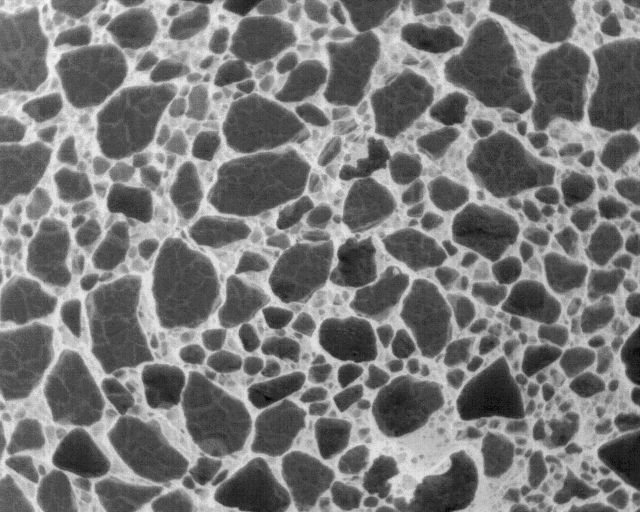
#> input picture thermal_tif/DJI_20250218031618_0007_T.tif, 640 x 512 px; its folder holds only this picture in this run
$ python visualize_tif.py
#> lines starting #> are read from the running program, lines starting #| are printed output that depends on the picture
#!/usr/bin/env python3
"""
visualize_thermal.py

Visualize all radiometric thermal .tif files inside the folder:

    sea_ice/thermal_tif/

Usage:
    python3 -m sea_ice.visualize_thermal
"""

import numpy as np
from pathlib import Path
from PIL import Image
import matplotlib.pyplot as plt


def load_thermal_tif(path: Path) -> np.ndarray:
    """Load a thermal .tif image into a NumPy array."""
    img = Image.open(path)
    arr = np.array(img)

    print(f"[INFO] Loaded {path.name}")
    print(f"       shape: {arr.shape}")
    print(f"       dtype: {arr.dtype}")
    print(f"       min:   {arr.min():.2f}")
    print(f"       max:   {arr.max():.2f}")

    return arr


def visualize_thermal(arr: np.ndarray, title: str):
    """Visualize a thermal image (float32 °C values)."""

    # Clip percentile outliers for nicer visualization
    vmin = np.percentile(arr, 1)
    vmax = np.percentile(arr, 99)

    plt.figure(figsize=(8, 6))
    im = plt.imshow(arr, cmap="inferno", vmin=vmin, vmax=vmax)
    cbar = plt.colorbar(im)
    cbar.set_label("Temperature (°C)")

    plt.title(title)
    plt.axis("off")
    plt.tight_layout()
    plt.show()

def plot_temperature_histogram(arr, bins=100, title="Temperature Histogram"):
    """Plot a histogram of temperature values from a thermal array."""

    # Flatten array → 1D
    temps = arr.flatten()

    plt.figure(figsize=(8, 5))
    plt.hist(temps, bins=bins, color='gray', edgecolor='black')
    plt.xlabel("Temperature (°C)")
    plt.ylabel("Frequency (pixel count)")
    plt.title(title)
    plt.grid(True, linestyle="--", alpha=0.4)
    plt.tight_layout()
    plt.show()


def main():
    # Folder containing thermal TIFFs — this directory is inside your package
    thermal_dir = Path(__file__).parent / "thermal_tif"

    if not thermal_dir.exists():
        raise FileNotFoundError(f"Folder not found: {thermal_dir}")

    tif_files = sorted(thermal_dir.glob("*.tif"))

    if not tif_files:
        print("[WARNING] No .tif files found in", thermal_dir)
        return

    print(f"[INFO] Found {len(tif_files)} TIFF files in {thermal_dir}\n")

    # [4 lines of commented-out code are left out]

    arr = load_thermal_tif(tif_files[0])
#> in load_thermal_tif, img is the input picture: PIL image 640x512 F; min -23.78, max -18.06, mean -21.06
#|        shape: (512, 640)
#|        dtype: float32
#|        min:   -23.78
#|        max:   -18.06
    arr = np.rot90(arr, 2)
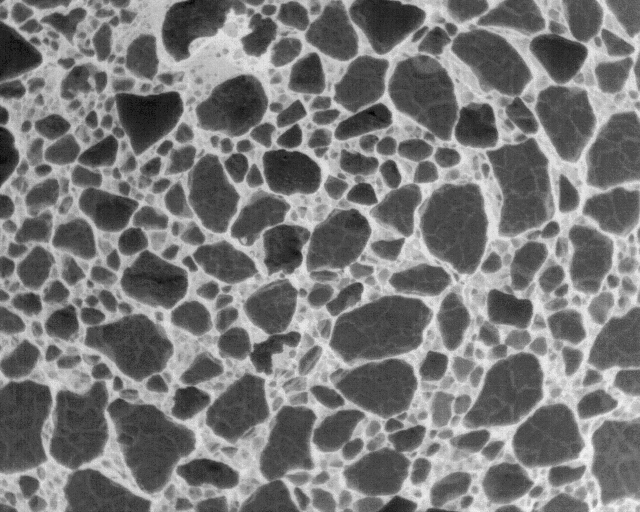
#> arr: shape (512, 640) float32; min -23.78, max -18.06, mean -21.06; drawn with min black and max white
    plot_temperature_histogram(arr, bins=100, title=f"Temperature Histogram: {tif_files[0].name}")
#> in plot_temperature_histogram, `plt.show()`:
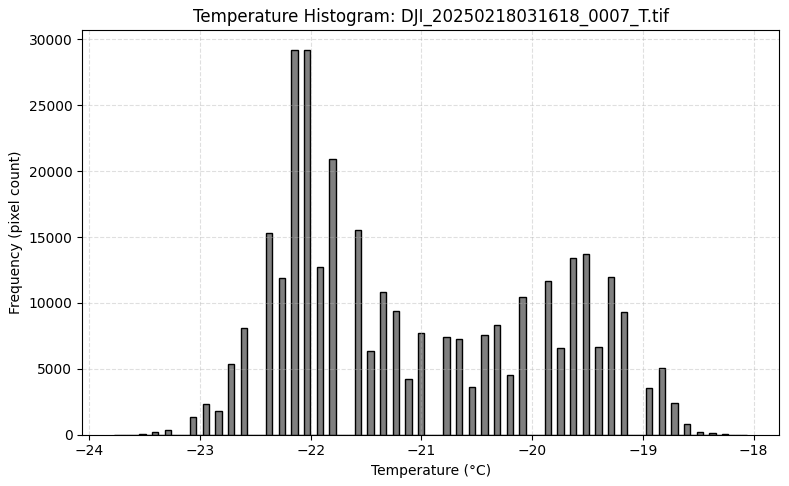
#> figure drawn by matplotlib, 1 panel; tallest bar 29234 high, from x = -22.06 to -22
    visualize_thermal(arr, title=tif_files[0].name)
#> in visualize_thermal, `vmin = np.percentile(arr, 1)`: vmin = -22.97
#> in visualize_thermal, `vmax = np.percentile(arr, 99)`: vmax = -18.73
#> in visualize_thermal, `plt.show()`:
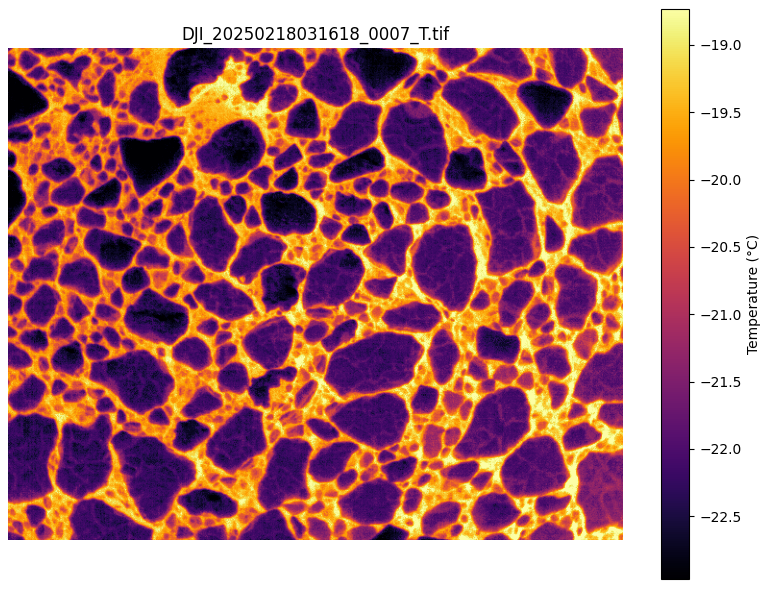
#> figure drawn by matplotlib, 2 panels


if __name__ == "__main__":
    main()

$ run again, on thermal_tif/DJI_20250218031626_0011_T.tif
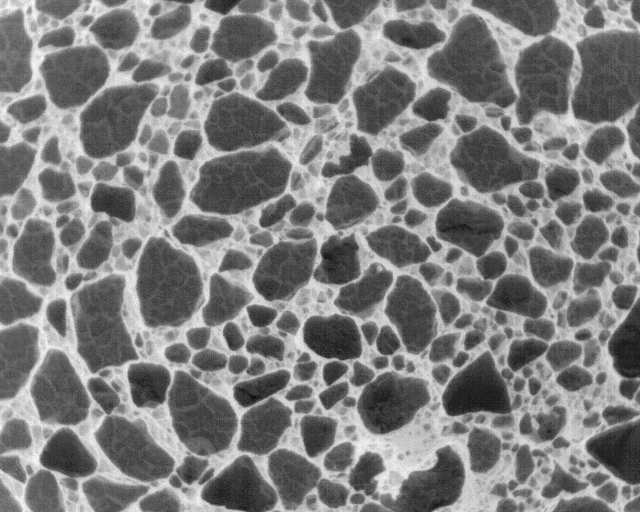
#> input picture thermal_tif/DJI_20250218031626_0011_T.tif, 640 x 512 px
#> in load_thermal_tif, img is the input picture: PIL image 640x512 F; min -24.24, max -18.39, mean -21.35
#|        shape: (512, 640)
#|        dtype: float32
#|        min:   -24.24
#|        max:   -18.39
#> in plot_temperature_histogram, `plt.show()`:
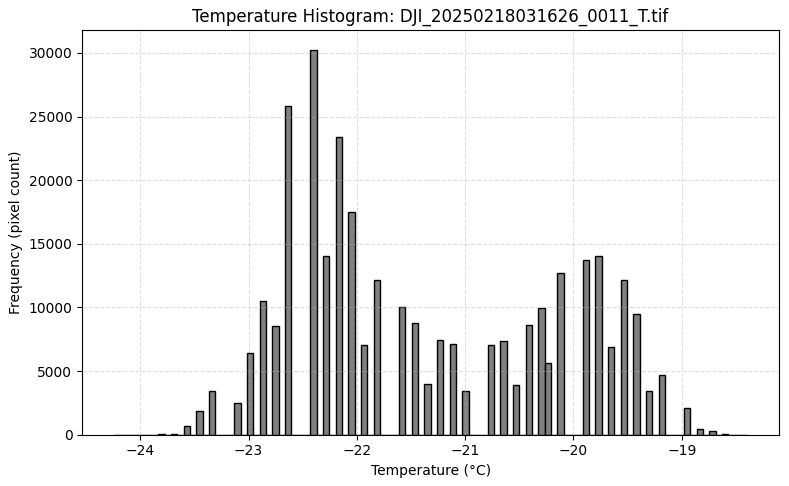
#> figure drawn by matplotlib, 1 panel; tallest bar 30268 high, from x = -22.43 to -22.37
#> vmin = -23.31
#> vmax = -19.19
#> in visualize_thermal, `plt.show()`:
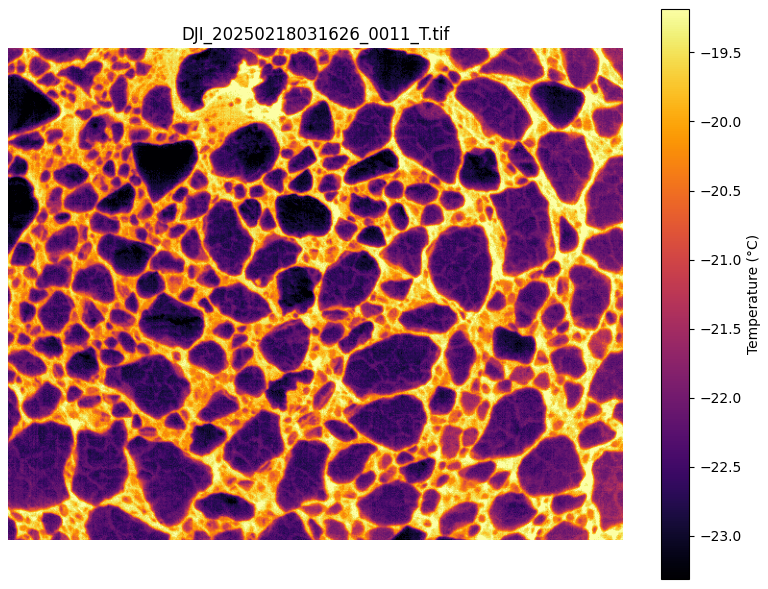
#> figure drawn by matplotlib, 2 panels

$ run again, on thermal_tif/DJI_20250218031630_0013_T.tif
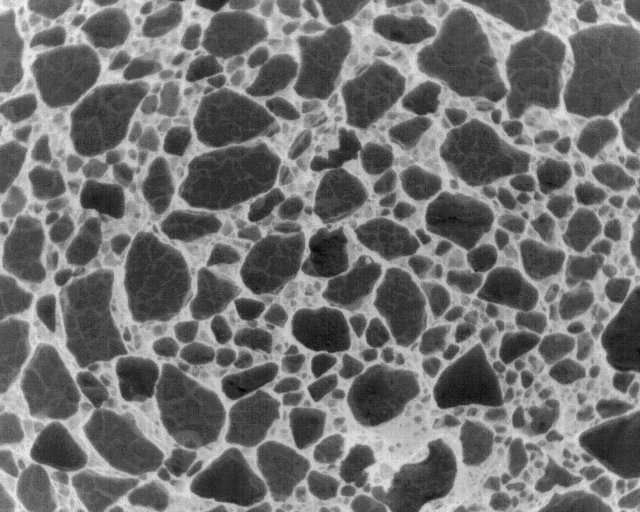
#> input picture thermal_tif/DJI_20250218031630_0013_T.tif, 640 x 512 px
#> in load_thermal_tif, img is the input picture: PIL image 640x512 F; min -23.89, max -17.94, mean -21.23
#|        shape: (512, 640)
#|        dtype: float32
#|        min:   -23.89
#|        max:   -17.94
#> in plot_temperature_histogram, `plt.show()`:
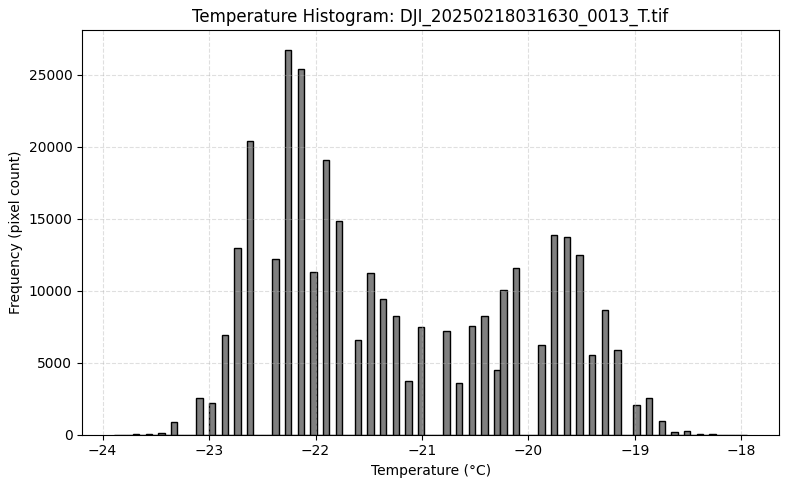
#> figure drawn by matplotlib, 1 panel; tallest bar 26749 high, from x = -22.29 to -22.23
#> vmin = -23.08
#> vmax = -18.85
#> in visualize_thermal, `plt.show()`:
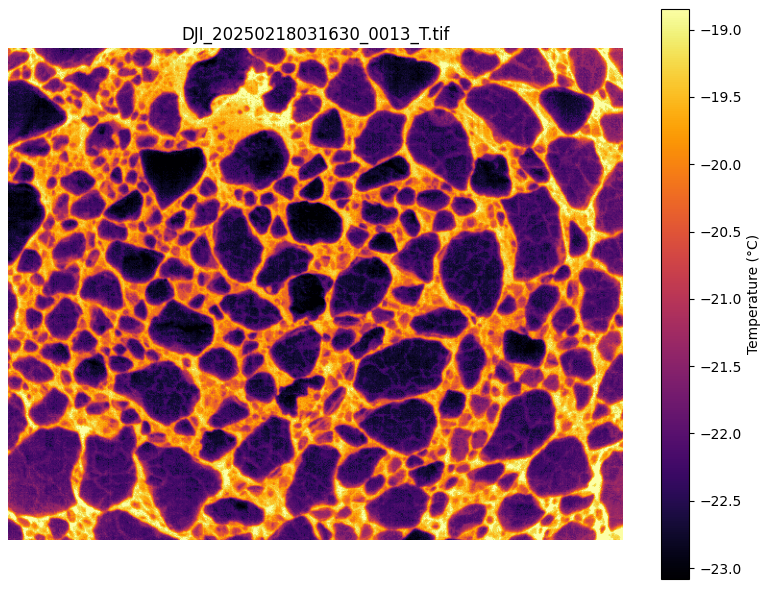
#> figure drawn by matplotlib, 2 panels
